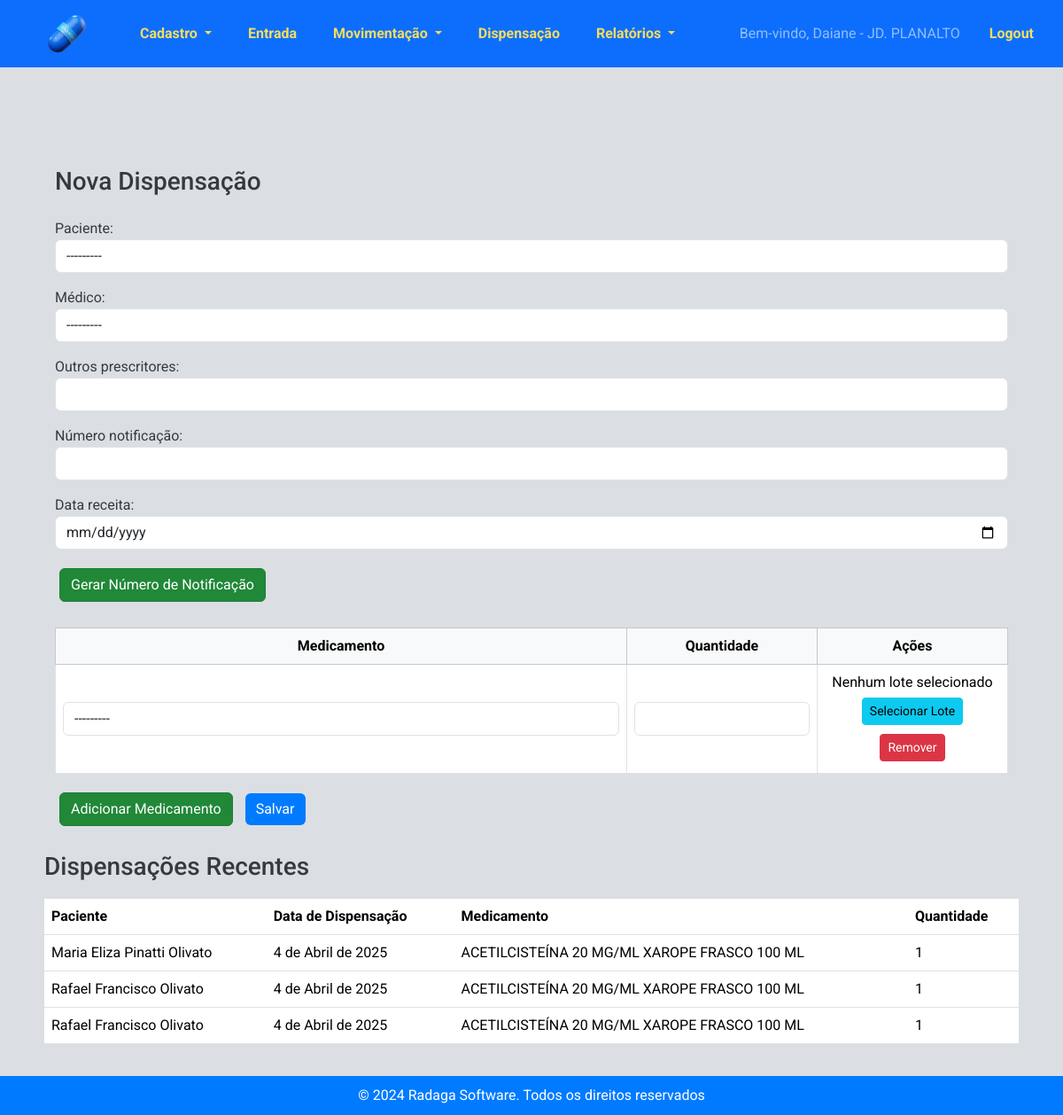
The page /estoque/dispensacoes/nova/ (signed in) on the database its author committed.
### estoque/models.py (models this page shows, shortened)
class Profile(models.Model):
    user = models.OneToOneField(User, on_delete=models.CASCADE, default=1)
    estabelecimento = models.ForeignKey('Estabelecimento', on_delete=models.SET_NULL, null=True, blank=True)

class Estabelecimento(models.Model):
    TIPOS_ESTABELECIMENTO = [
        ('Farmacia', 'Farmácia'),
        ('Almoxarifado Central', 'Almoxarifado Central'),
    ]
    nome = models.CharField(max_length=255)
    codigo_cnes = models.CharField(max_length=20)
    farmaceutico_responsavel = models.CharField(max_length=255)
    imagem_logotipo = models.ImageField(upload_to='logotipos/')
    tipo_estabelecimento = models.CharField(max_length=20, choices=TIPOS_ESTABELECIMENTO)

class Dispensacao(models.Model):
    paciente = models.ForeignKey('Paciente', on_delete=models.CASCADE)
    medico = models.ForeignKey('Medico', on_delete=models.SET_NULL, null=True, blank=True,  verbose_name="Médico")
    outros_prescritores = models.CharField(max_length=255, blank=True, null=True)
    numero_notificacao = models.CharField(max_length=6, blank=True, null=True, verbose_name="Número notificação")
    data_receita = models.DateField(default=timezone.now)
    data_dispensacao = models.DateField(auto_now_add=True)

class Paciente(models.Model):
    nome = models.CharField(max_length=100)
    nome_mae = models.CharField(max_length=100, verbose_name="Nome da mãe")
    cns = models.CharField(max_length=15, unique=True, verbose_name="CNS")
    cpf = models.CharField(max_length=11, unique=True, verbose_name="CPF")
    data_nascimento = models.DateField()
    def __str__(self):
        return self.nome

class DispensacaoMedicamento(models.Model):
    dispensacao = models.ForeignKey('Dispensacao', related_name='medicamentos', on_delete=models.CASCADE)
    medicamento = models.ForeignKey('Medicamento', on_delete=models.CASCADE)
    quantidade = models.PositiveIntegerField()

class Medicamento(models.Model):
    LISTA_CHOICES = [
        ('A', 'Lista A'),
        ('B', 'Lista B'),
        ('C', 'Lista C'),
    ]
    codigo_identificacao = models.CharField(max_length=100, blank=True, null=True)
    nome = models.CharField(max_length=255, blank=True, null=True)
    psicotropico = models.CharField(max_length=1, choices=LISTA_CHOICES, blank=True, null=True, verbose_name="Psicotrópico")
    def __str__(self):
        return self.nome

### estoque/views.py (the view)
# urls.py: path('dispensacoes/nova/', views.nova_dispensacao, name='nova_dispensacao'),
@login_required
def nova_dispensacao(request):
    usuario = request.user  # Obtém o usuário logado
    try:
        estabelecimento = usuario.profile.estabelecimento
    except AttributeError:
        messages.error(request, "Seu usuário não está associado a um estabelecimento.")
        return redirect("listar_dispensacoes")
    if request.method == "POST":
        form = DispensacaoForm(request.POST)
        formset = DispensacaoMedicamentoFormSet(request.POST)
        if form.is_valid() and formset.is_valid():
            with transaction.atomic():  # Garante que todas as operações sejam concluídas corretamente
                dispensacao = form.save(commit=False)
                dispensacao.usuario = usuario  # Registra o usuário que fez a dispensação
                dispensacao.save()
                medicamentos = formset.save(commit=False)  # Salva os medicamentos sem persistir no banco ainda
                for medicamento in medicamentos:
                    medicamento.dispensacao = dispensacao
                    try:
                        estoque = Estoque.objects.get(
                            medicamento=medicamento.medicamento, estabelecimento=estabelecimento
                        )
                    except Estoque.DoesNotExist:
                        messages.error(request, f"Estoque não encontrado para {medicamento.medicamento} no {estabelecimento}!")
                        return redirect("nova_dispensacao")
                    if estoque.quantidade < medicamento.quantidade:
                        messages.error(request, f"Estoque insuficiente para {medicamento.medicamento}!")
                        return redirect("nova_dispensacao")
                    print(f"Antes da atualização: {estoque.medicamento.nome} - Estoque: {estoque.quantidade}")
                    estoque.quantidade -= medicamento.quantidade
                    estoque.save()
                    print(f"Depois da atualização: {estoque.medicamento.nome} - Estoque: {estoque.quantidade}")
                    detalhes_estoque = DetalhesMedicamento.objects.filter(
                        medicamento=medicamento.medicamento,
                        quantidade__gt=0,
                        estabelecimento=estabelecimento  # Filtra pelo mesmo estabelecimento
                    ).order_by("validade")  # Usa os lotes mais antigos primeiro
                    quantidade_a_reduzir = medicamento.quantidade
                    for lote in detalhes_estoque:
                        if quantidade_a_reduzir <= 0:
                            break  # Se toda a quantidade já foi retirada, sai do loop
                        print(f"Antes da atualização do lote: {lote.medicamento.nome} - Lote: {lote.lote} - Quantidade: {lote.quantidade}")
                        if lote.quantidade >= quantidade_a_reduzir:
                            lote.quantidade -= quantidade_a_reduzir
                            lote.save()
                            quantidade_a_reduzir = 0
                        else:
                            quantidade_a_reduzir -= lote.quantidade
                            lote.quantidade = 0
                            lote.save()
                        print(f"Depois da atualização do lote: {lote.medicamento.nome} - Lote: {lote.lote} - Quantidade: {lote.quantidade}")
                messages.success(request, "Dispensação registrada e estoque atualizado com sucesso!")
                return redirect("listar_dispensacoes")
    else:
        medicamentos_com_estoque = Medicamento.objects.filter(
            estoques_medicamento__quantidade__gt=0,  # Busca medicamentos disponíveis no estoque geral
            estoques_medicamento__estabelecimento=estabelecimento,  # Apenas do estabelecimento do usuário
        ).distinct()
    form = DispensacaoForm()
    formset = DispensacaoMedicamentoFormSet(queryset=DispensacaoMedicamento.objects.none())
    medicamentos_json = json.dumps(
        [{"id": med.id, "nome": med.nome} for med in medicamentos_com_estoque]
    )
    dispensacoes_recentes = Dispensacao.objects.all().order_by("-data_dispensacao")[:3]
    return render(
        request,
        "estoque/nova_dispensacao.html",
        {
            "form": form,
            "formset": formset,
            "medicamentos_disponiveis": mark_safe(medicamentos_json),
            "dispensacoes_recentes": dispensacoes_recentes,
        },
    )

### estoque/forms.py
class DispensacaoForm(forms.ModelForm):
    class Meta:
        model = Dispensacao
        fields = ['paciente', 'medico', 'outros_prescritores', 'numero_notificacao', 'data_receita']
        widgets = {
            'paciente': forms.Select(attrs={'class': 'form-control'}),
            'medico': forms.Select(attrs={'class': 'form-control'}),
            'outros_prescritores': forms.TextInput(attrs={'class': 'form-control'}),
            'numero_notificacao': forms.TextInput(attrs={'class': 'form-control'}),
            'data_receita': forms.DateInput(attrs={'type': 'date', 'class': 'form-control'}),
        }

### estoque/models.py (called while the page is built)
    def __str__(self):
        return self.nome_completo

### estoque/templates/estoque/nova_dispensacao.html (shortened to what this page needs)
{% extends 'estoque/base.html' %}
{% block content %}
<div class="container mt-5">
    <h3 class="mb-4">Nova Dispensação</h3>
    <form method="post">
        {{ form.as_p }}
       <button type="button" class="btn btn-secondary" id="generate-notification-number">Gerar Número de Notificação</button>
        <br><br>
        <table class="table table-bordered text-center align-middle" id="medicamentos-table">
            <thead class="table-light">
                <tr>
                    <th style="width: 60%;">Medicamento</th>
                    <th style="width: 20%;">Quantidade</th>
                    <th style="width: 20%;">Ações</th>
                </tr>
            </thead>
            <tbody>
                {% for form in formset %}
                <tr>
                    <td>{{ form.medicamento }}</td>
                    <td>{{ form.quantidade }}</td>
                    <td>
                        <span class="lote-texto">Nenhum lote selecionado</span>
                        <button type="button" class="btn btn-info btn-sm select-lote">Selecionar Lote</button>
                        <button type="button" class="btn btn-danger btn-sm remove-form-row">Remover</button>
                    </td>
                </tr>
                {% endfor %}
            </tbody>
        </table>
        <button type="button" class="btn btn-secondary" id="add-medicamento">Adicionar Medicamento</button>
        <button type="submit" class="btn btn-primary">Salvar</button>
    </form>
</div>
<br>
<h3>Dispensações Recentes</h3>
<table class="table">
    <thead>
        <tr>
            <th>Paciente</th>
            <th>Data de Dispensação</th>
            <th>Medicamento</th>
            <th>Quantidade</th>
        </tr>
    </thead>
    <tbody>
        {% for dispensacao in dispensacoes_recentes %}
            {% for item in dispensacao.medicamentos.all %}
                <tr>
                    {% if forloop.first %}
                        <td rowspan="{{ dispensacao.medicamentos.count }}">{{ dispensacao.paciente.nome }}</td>
                    {% endif %}
                    <td>{{ dispensacao.data_dispensacao }}</td>
                    <td>{{ item.medicamento.nome }}</td>
                    <td>{{ item.quantidade }}</td>
                </tr>
            {% endfor %}
        {% empty %}
            <tr>
                <td colspan="4">Nenhuma dispensação registrada ainda.</td>
            </tr>
        {% endfor %}
    </tbody>
</table>
{% endblock %}

### estoque/templates/estoque/base.html (shortened to what this page needs)
<!DOCTYPE html>
<html>
<head>
    {% load static %}
    <link rel="stylesheet"
    href="https://cdnjs.cloudflare.com/ajax/libs/bootstrap-datepicker/1.9.0/css/bootstrap-datepicker.min.css">
<link href="https://cdn.jsdelivr.net/npm/bootstrap@5.3.3/dist/css/bootstrap.min.css" rel="stylesheet">
<link rel="stylesheet" href="{% static 'estoque/css/styles.css' %}">
<link href="https://cdn.jsdelivr.net/npm/select2@4.1.0-rc.0/dist/css/select2.min.css" rel="stylesheet" />
<link href="https://cdnjs.cloudflare.com/ajax/libs/bootstrap-icons/1.10.0/font/bootstrap-icons.min.css" rel="stylesheet">
</head>
<body>
    <nav class="navbar navbar-expand-lg navbar-dark bg-primary">
        <a href="{% url 'nova_dispensacao' %}">
            <img src="{% static 'estoque/pill.png' %}" alt="UML" style="margin: 5px 50px;height: 50px;" />
        </a>
        <div class="collapse navbar-collapse" id="navbarNav">
            <ul class="navbar-nav">
                <li class="nav-item dropdown">
                    <a class="nav-link dropdown-toggle" href="#" role="button" id="cadastroDropdown" role="button"
                        data-bs-toggle="dropdown" aria-haspopup="true" aria-expanded="false">
                        Cadastro
                    </a>
                </li>
                <li class="nav-item">
                    <a class="nav-link" href="{% url 'entrada_estoque' %}">Entrada</a>
                </li>
                <li class="nav-item dropdown">
                    <a class="nav-link dropdown-toggle" href="#" id="saidasDropdown" role="button"
                        data-bs-toggle="dropdown" aria-haspopup="true" aria-expanded="false">
                        Movimentação
                    </a>
                </li>
                <li class="nav-item">
                    <a class="nav-link" href="{% url 'nova_dispensacao' %}">Dispensação</a>
                </li>
                <li class="nav-item dropdown">
                    <a class="nav-link dropdown-toggle" href="#" id="relatoriosDropdown" role="button"
                        data-bs-toggle="dropdown" aria-haspopup="true" aria-expanded="false">
                        Relatórios
                    </a>
                </li>
            </ul>
            <ul class="navbar-nav ms-auto">
                {% if user.is_authenticated %}
                <li class="nav-item">
                    <span class="navbar-text">Bem-vindo, {{ user.username }} -
                        {% if user.profile.estabelecimento %}
                            {{ user.profile.estabelecimento.nome }}
                        {% endif %}
                    </span>
                </li>
                <li class="nav-item">
                    <a class="nav-link" href="#"
                        onclick="event.preventDefault(); document.getElementById('logout-form').submit();">
                        Logout
                    </a>
                </li>
                {% else %}
                <li class="nav-item">
                    <a class="nav-link" href="{% url 'login' %}">
                        <i class="bi bi-box-arrow-in-right"></i> Login
                    </a>
                </li>
                {% endif %}
            </ul>
        </div>
    </nav>
    <br>
    <div class="container content">
        {% block content %}{% endblock %}
    </div>
    <footer>
        &copy; 2024 Radaga Software. Todos os direitos reservados
    </footer>
</body>
</html>

### estoque/static/estoque/css/styles.css (style rules this page uses)
html, body { height: 100%; margin: 0; padding: 0; font-family: 'Roboto', sans-serif; background-color: #dbdfe4; color: #343a40; display: flex; flex-direction: column; }
.navbar { background-color: #007bff; margin-bottom: 0; align-items: center; }
.navbar .navbar-brand, .navbar .nav-link { color: #F5DD5D !important; font-weight: bold; font-family: 'Roboto', sans-serif; }
.navbar .navbar-nav .nav-item { margin-right: 25px; }
.navbar-collapse { justify-content: center; }
.navbar img { vertical-align: middle; }
.navbar-text { line-height: 40px; margin-left: 10px; }
.navbar .navbar-nav.ms-auto { margin-left: auto; }
.content { flex: 1; padding: 20px; }
footer { background-color: #007bff; color: #ffffff; padding: 10px 0; text-align: center; width: 100%; margin-top: auto; }
.container { margin-top: 20px; }
.btn-primary { background-color: #007bff; border: none; }
.btn { margin: 5px; }
.btn-secondary { background-color: #218838; border-color: #1e7e34; }
h1, h2, h3, h4, h5, h6 { font-family: 'Roboto', sans-serif; color: #343a40; margin-bottom: 20px; }
h3 { font-size: 1.75rem; }

### rows shown on the page
Dispensacao: paciente.nome "Maria Eliza Pinatti Olivato", data_dispensacao "4 de Abril de 2025"
DispensacaoMedicamento: medicamento.nome "ACETILCISTEÍNA 20 MG/ML XAROPE FRASCO 100 ML", quantidade "1"
Dispensacao: paciente.nome "Rafael Francisco Olivato", data_dispensacao "4 de Abril de 2025"
DispensacaoMedicamento: medicamento.nome "ACETILCISTEÍNA 20 MG/ML XAROPE FRASCO 100 ML", quantidade "1"
Dispensacao: paciente.nome "Rafael Francisco Olivato", data_dispensacao "4 de Abril de 2025"
DispensacaoMedicamento: medicamento.nome "ACETILCISTEÍNA 20 MG/ML XAROPE FRASCO 100 ML", quantidade "1"

### other values the page prints
{{ user.username }} "Daiane"
{{ user.profile.estabelecimento.nome }} "JD. PLANALTO"
